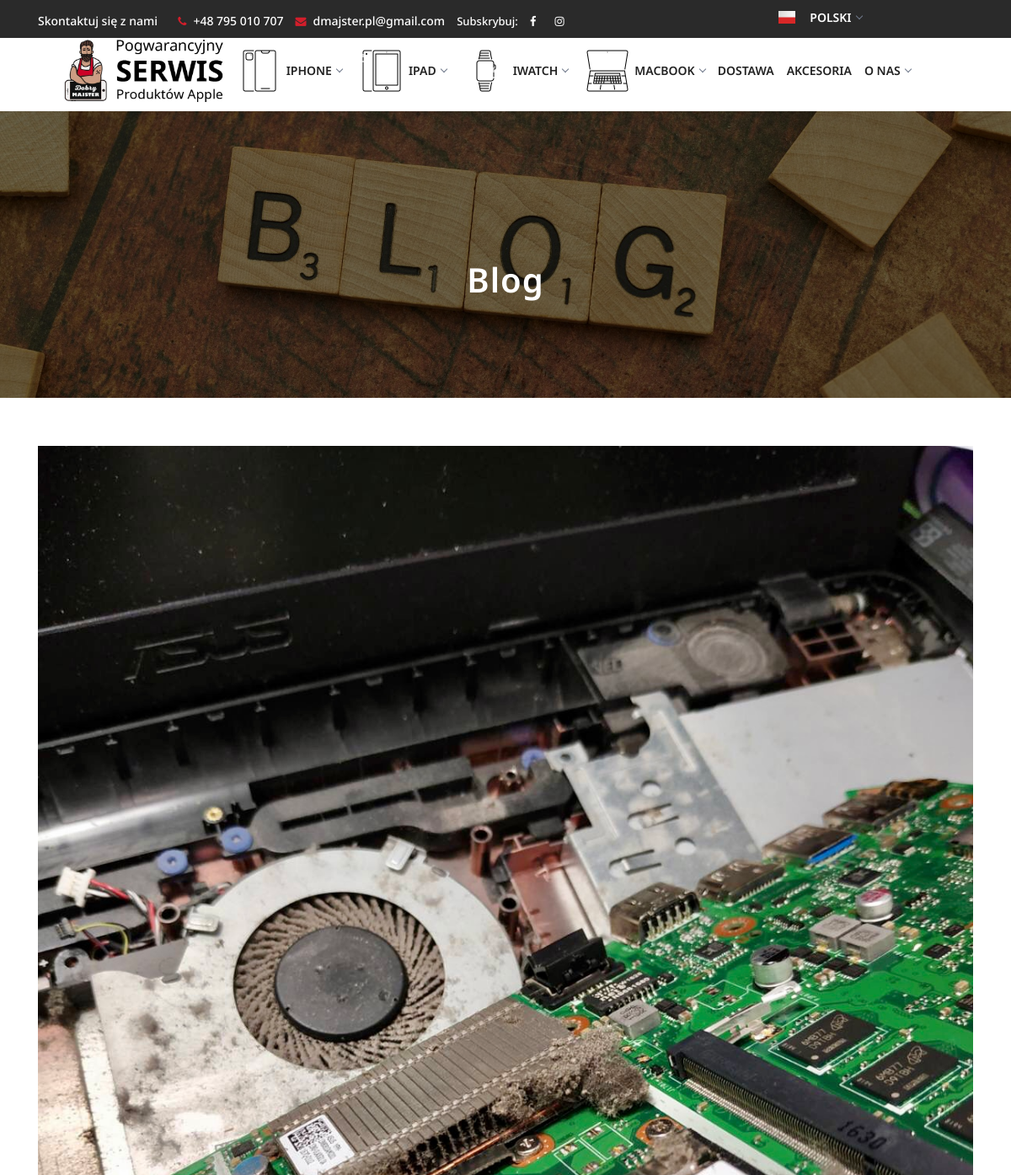
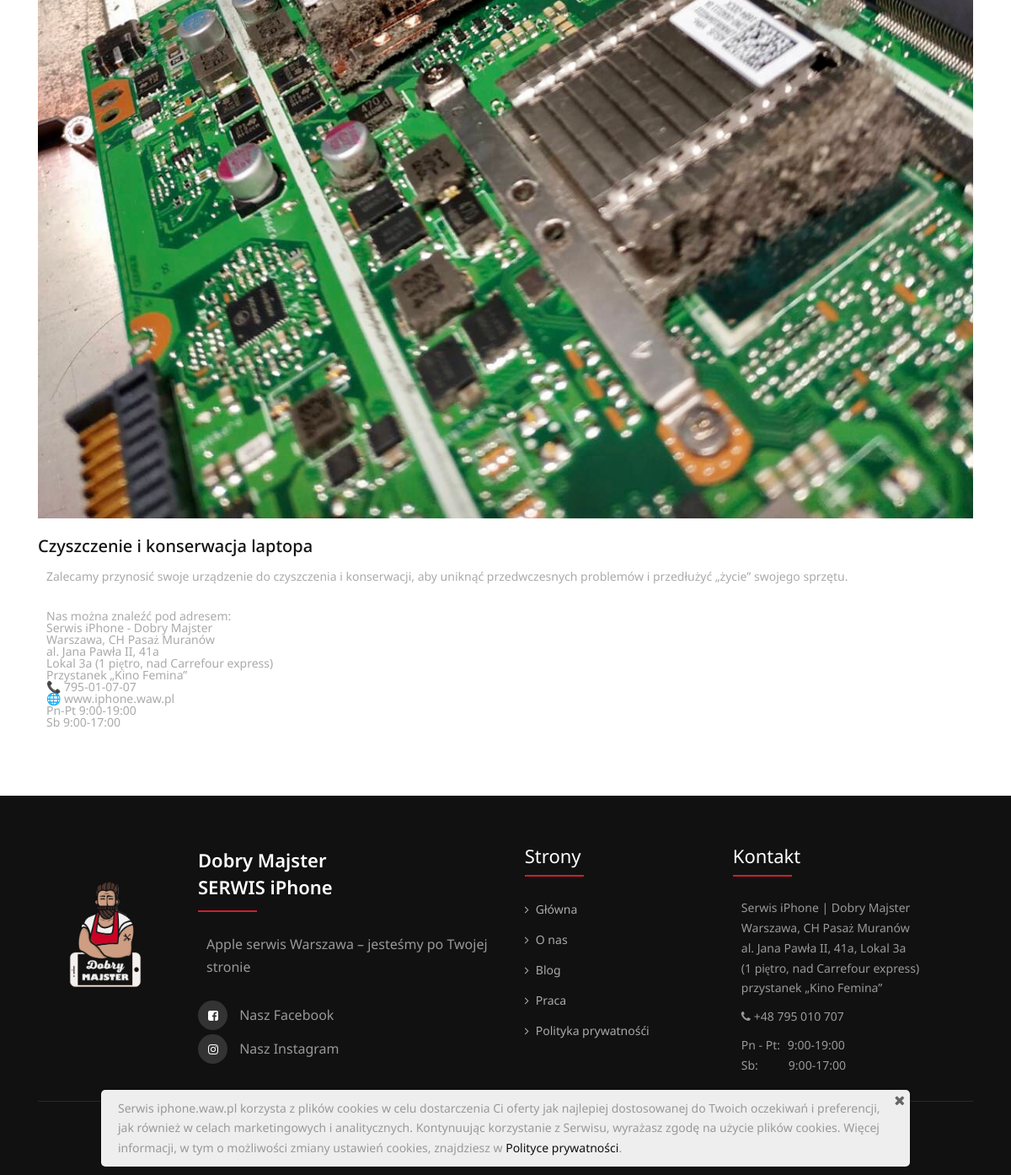
/blog/czyszczenie-i-konserwacja-laptopa/, run on the app's committed database (2 pictures, top to bottom).
### main/models.py (models this page shows, shortened)
class Category(models.Model):
    name = models.CharField('Kategoria', help_text='Nazwa urządzenia w menu',  max_length=200)
    device_icon = models.ImageField('Ikona urządzenia', help_text='Obrazek urządzenia w menu',  blank=True, null=True, upload_to='icon_menu')
    slug = models.SlugField(default='slug', unique=True)
    def __str__(self):
        return self.name
    class Meta:
        verbose_name = 'Kategoria'
        verbose_name_plural = 'Kategorie'

### blog/models.py (models this page shows, shortened)
class Post(models.Model):
    image_small = models.ImageField('Obraz podglądu', blank=True, null=True, upload_to='posts')
    image_big = models.ImageField('Obraz artykułu', blank=True, null=True, upload_to='posts')
    title = models.CharField('Nazwa artykułu', max_length=200)
    short_desc = models.TextField('Krótki opis', max_length=1200)
    full_desc = models.TextField('Zawartosć artykułu')
    date = models.DateField('Data', auto_now=False)
    slug = models.SlugField(default='slug', unique=False)
    class Meta:
        verbose_name = 'Wpis'
        verbose_name_plural = 'Wpisy'

### blog/views.py (the view)
# urls.py: path('<post_slug>/', views.blog_post, name='blog_post'),
def blog_post(request, post_slug):
    post = Post.objects.get(slug=post_slug)
    return render_tamplate('blog/details_view.html', {'post': post}, request)

### blog/views.py (called while the page is built)
def render_tamplate(tpl, dt, request):
    categories = Category.objects.all()
    services = Service.objects.all()
    dct = {'categories': categories, 'services': services}
    dct.update(dt)
    return render(request, tpl, dct)

### blog/templates/blog/details_view.html (shortened to what this page needs)
{% extends 'main/base/base.html' %}
{% load thumbnail %}
{% block content %}
<div class="page-title-section"
     style="background-image: linear-gradient( rgba(0, 0, 0, 0.5), rgba(0, 0, 0, 0.5) ), url('../../../static/main/img/slider_image/blog_slider_image.jpg');">
    <div class="container">
        <h1>Blog</h1>
    </div>
</div>
<div class="container">
    <div class="blog-list-simple">
        <div class="row">
            <div class="col-12">
                <div class="blog-list-simple-img">
                    {% thumbnail post.image_big "500x350" crop="center" as image %}
                    <img class="img-left" src="/media/{{ image }}" alt="img">
                    {% endthumbnail %}
                </div>
                <div class="blog-list-simple-text">
                    <h4>{{ post.title }}</h4>
                    <p>{{ post.full_desc|safe }}</p>
                </div>
            </div>
        </div>
    </div>
</div>
{% endblock %}

### main/templates/main/base/header.html (shortened to what this page needs)
{% load i18n %}
{% load static %}
{% load thumbnail %}
<div class="hidden-sm-down" id="top-bar">
  <div class="container" style="height: 70px">
    <div class="row" style="height: 70px">
      <div class="col-md-9 col-12" style="height: 70px">
        <div class="top-bar-welcome">
          <ul>
            <li><a href="{% url 'contact' %}">{% trans "Skontaktuj się z nami" %}</a></li>
          </ul>
        </div>
        <div class="top-bar-info">
          <ul>
            <li><i class="fa fa-phone"></i><a href="tel:+48795010707">+48 795 010 707</a></li>
            <li><i class="fa fa-envelope"></i><a href="mailto: dmajster.pl@gmail.com">dmajster.pl@gmail.com</a></li>
            <li>{% trans  'Subskrybuj:' %}</li>
            <li><a href="https://www.facebook.com/dmajsterpl" target="_blank"><i style="color:#fff;" class="fa fa-facebook"></i></a></li>
            <li><a href="https://www.instagram.com/dobry.majster" target="_blank"><i style="color:#fff;" class="fa fa-instagram"></i></a></li>
          </ul>
        </div>
      </div>
      <div class="col-md-3 col-12" style="height: 60px">
        <nav class="container navigation navigation_language" id="navigation3" style="height: 70px">
          <div class="nav-menus-wrapper">
            <ul class="nav-menu">
              <li>
                {% get_current_language as LANGUAGE_CODE %}
                {% if LANGUAGE_CODE == 'pl' %}
                  <a href="#" data-toggle="dropdown" role="button"
                     aria-expanded="false">
                    <img loading="lazy" class="img_flags" src="{% static 'main/img/flags/pl-flag.png' %}" alt="PL">&nbsp; Polski</a>
                {% endif %}
                  {% get_current_language as LANGUAGE_CODE %}
              </li>
            </ul>
          </div>
        </nav>
      </div>
    </div>
  </div>
</div>
<header>
  <nav class="container navigation" id="navigation4">
    <div class="nav-header">
      <a class="nav-brand" href="{% url 'home' %}">
        <img alt="logo" class="main-logo" id="main_logo" src="{% static 'main/img/logos/logo-header.jpg' %}">
      </a>
    </div>
    <div class="nav-menus-wrapper">
      <ul class="nav-menu">
        {% for category in categories %}
          <li>
            {% if category.sub %}
              <a href="#">
                {% thumbnail category.device_icon "40x40" crop="center" as img %}
                  <img src="/media/{{ img }}" alt="{{ category }}">
                {% endthumbnail %}
                {{ category.name }}</a>
            {% else %}
              <a href="{% url 'detail_service_single' category_slug=category.slug %}">
                {% thumbnail category.device_icon "40x40" crop="center" as icon %}
                  <img src="/media/{{ icon }}" alt="{{ category }}">
                {% endthumbnail %}
                {{ category.name }}</a>
            {% endif %}
          </li>
        {% endfor %}
        <li><a href="{% url 'shipping' %}">{% trans "Dostawa" %}</a></li>
        <li><a href="{% url 'accessories' %}">{% trans "Akcesoria" %}</a></li>
        <li><a href="#">{% trans 'O nas' %}</a>
        </li>
          {% get_current_language as LANGUAGE_CODE %}
                  {% get_current_language as LANGUAGE_CODE %}
      </ul>
    </div>
  </nav>
</header>

### main/static/main/css/default.css (style rules this page uses)
html, body { font-family: 'Noto Sans', sans-serif; color: #d21e2b; height: 100%; margin: 0; padding: 0; }
p, a { font-family: 'Noto Sans', sans-serif; }
h1, h2, h3, h4, h5, h6 { font-family: 'Noto Sans', sans-serif; color: #111; line-height: 1.3; margin: 0px; }
h1, h2, h3, h4 { font-weight: 700; }
p { font-size: 14px; color: #999; line-height: 1.7; margin-bottom: 0px; }
img { max-width: 100%; height: auto; -webkit-transition-duration: .3s; transition-duration: .3s; }
a { color: #111; -webkit-transition-duration: .3s; transition-duration: .3s; }
ul { padding-left: 0px; margin-bottom: 0px; }

### main/static/main/css/navigation.css (style rules this page uses)
.navigation { width: 100%; height: 95px; display: table; position: relative; font-family: inherit; background-color: #fff; }
.navigation * { box-sizing: border-box; -webkit-tap-highlight-color: transparent; }
.navigation-fixed-wrapper .navigation { margin-right: auto; margin-left: auto; }
.nav-header { float: left; }
@media (min-width: 991px) { .nav-header { height: 95px; display: flex; align-items: center; } }
.nav-brand { line-height: 70px; padding: 0px 0px 0px 0px; color: #70798b; font-size: 24px; text-decoration: none !important; }
.nav-menu { margin: 0; padding: 0; list-style: none; line-height: normal; font-size: 0; }
.nav-menu > li { display: inline-block; float: left; text-align: left; margin-left: 0; }
.nav-menu > li > a { height: 95px; padding: 0 0.5vw 0 16px; display: flex; align-items: center; position: relative; text-decoration: none; font-size: 12px; font-weight: 600; text-transform: uppercase; color: #222; -webkit-transition: color 0.3s, background 0.3s; transition: color 0.3s, background 0.3s; }
@media (min-width: 991px) { #main_logo { -webkit-transition: all 0.3s ease; -moz-transition: all 0.3s ease; -o-transition: all 0.3s ease; width: 200px; } }

### main/static/main/css/custom.css (style rules this page uses)
h1, h2, h3, h4, h5, h6 { font-family: 'Noto Sans'; }
p { font-family: 'Noto Sans'; font-size: 14px!important; }
a { font-family: 'Noto Sans'; font-size: 14px!important; }
.img-left { margin: 0 60px 20px 0; padding: 0; float: left; }
.blog-list-simple { margin-top: 5%; margin-bottom: 5%; }
.row img { display: inline-block; }
.row p { margin-left: 10px; }
.img_flags { width: 20px !important; height: 15px !important; margin-right: 10px; }
.top-bar-info a { color: #FFFFFF; }
@media (min-width: 900px) { .navigation-fixed-wrapper .navigation { display: flex; justify-content: center; } }
@media (min-width: 900px) and (max-width: 1200px) { .navigation-fixed-wrapper .container { max-width: 1078px; } }
@media (min-width: 900px) and (max-width: 1200px) { .nav-menu > li > a { padding: 0 0.5vw 0 9px; } }
.navigation_language { background-color: transparent; }
.navigation_language .nav-menu > li > a { margin-top: -27px; color: #fff; }
.top-bar-welcome a { cursor: pointer; color: #FFFFFF; }

### data on the page
Category: device_icon (picture), name "IPHONE"
Category: device_icon (picture), name "IPAD"
Category: device_icon (picture), name "IWATCH"
Category: device_icon (picture), name "MACBOOK"
Post: image_big (picture), title "Czyszczenie i konserwacja laptopa", full_desc "Zalecamy przynosić swoje urządzenie do czyszczenia i konserwacji, aby uniknąć przedwczesnych problemów i przedłużyć „życie” swojego sprzętu. Nas można znaleźć pod adresem: Serwis iPhone - Dobry Majster Warszawa, CH Pasaż Muranów al. Jana Pawła II, 41a Lokal 3a (1 piętro, nad Carrefour express) Przystanek „Kino Femina” 📞 795-01-07-07 🌐 www.iphone.waw.pl Pn-Pt 9:00-19:00 Sb 9:00-17:00"
